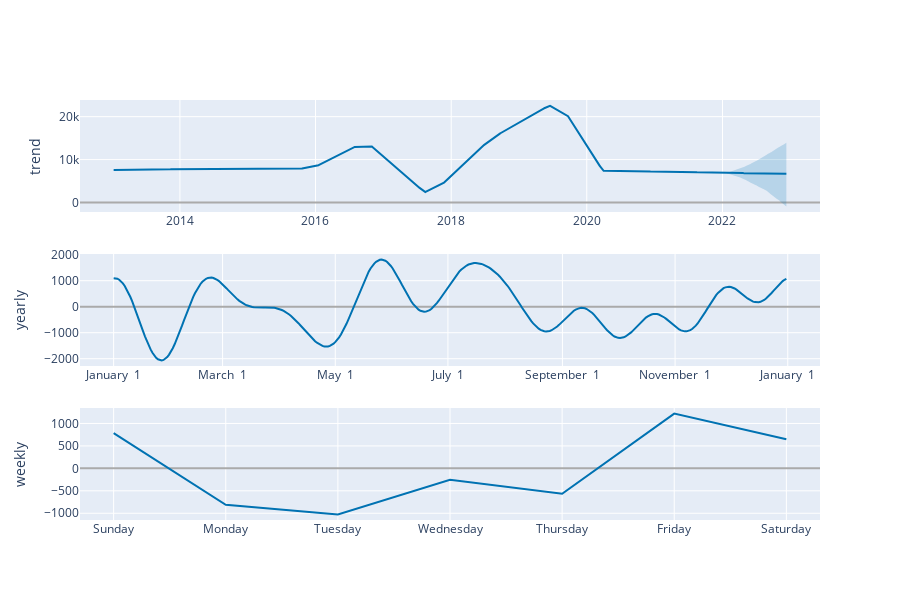

The notebook cell saved with this chart:
### Code cell
#plotting diffrent components
plot_components_plotly(BarAmount_m, BarAmount_forecast)

### Figure 1 — Plotly figure (JSON) as saved in the notebook; plotly's stock layout.template omitted (floating-point values rounded to 4 significant figures; data arrays with more than 128 entries replaced by an {"elided": "..."} marker saying what was removed)
{"data": [{"line": {"color": "#0072B2", "width": 2}, "mode": "lines", "name": "trend", "type": "scatter", "x": {"elided": "3367 str values"}, "xaxis": "x", "y": {"elided": "3367 float values"}, "yaxis": "y"}, {"line": {"color": "rgba(0, 114, 178, 0.2)", "width": 0}, "mode": "lines", "name": "trend_upper", "type": "scatter", "x": {"elided": "3367 str values"}, "xaxis": "x", "y": {"elided": "3367 float values"}, "yaxis": "y"}, {"fill": "tonexty", "fillcolor": "rgba(0, 114, 178, 0.2)", "line": {"color": "rgba(0, 114, 178, 0.2)", "width": 0}, "mode": "lines", "name": "trend_lower", "type": "scatter", "x": {"elided": "3367 str values"}, "xaxis": "x", "y": {"elided": "3367 float values"}, "yaxis": "y"}, {"line": {"color": "#0072B2", "width": 2}, "mode": "lines", "name": "yearly", "type": "scatter", "x": {"elided": "365 str values"}, "xaxis": "x2", "y": {"elided": "365 float values"}, "yaxis": "y2"}, {"line": {"color": "#0072B2", "width": 2}, "mode": "lines", "name": "weekly", "type": "scatter", "x": ["2017-01-01T00:00:00", "2017-01-02T00:00:00", "2017-01-03T00:00:00", "2017-01-04T00:00:00", "2017-01-05T00:00:00", "2017-01-06T00:00:00", "2017-01-07T00:00:00"], "xaxis": "x3", "y": [786.3, -809.9, -1025.0, -254.0, -566.9, 1220.0, 649.7], "yaxis": "y3"}], "layout": {"height": 600, "showlegend": false, "width": 900, "xaxis": {"anchor": "y", "domain": [0, 1], "range": ["2012-07-11T20:24:00", "2023-06-10T03:36:00"], "type": "date"}, "xaxis2": {"anchor": "y2", "domain": [0, 1], "range": ["2016-12-13T18:54:02.958904115", "2018-01-18T11:04:57.863013581"], "tickformat": "%B %e", "type": "date"}, "xaxis3": {"anchor": "y3", "domain": [0, 1], "range": ["2016-12-31T16:48:00", "2017-01-07T07:12:00"], "tickformat": "%A", "type": "date"}, "yaxis": {"anchor": "x", "domain": [0.7333, 1], "rangemode": "normal", "title": {"text": "trend"}, "zerolinecolor": "#AAA"}, "yaxis2": {"anchor": "x2", "domain": [0.3667, 0.6333], "title": {"text": "yearly"}, "zerolinecolor": "#AAA"}, "yaxis3": {"anchor": "x3", "domain": [0, 0.2667], "title": {"text": "weekly"}, "zerolinecolor": "#AAA"}}}
